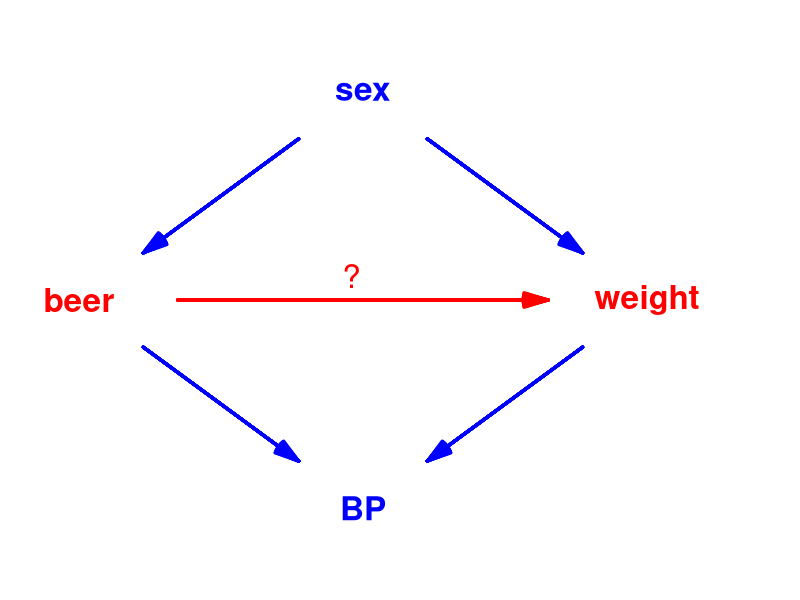

The R source for this figure:
### R code from vignette source '/home/runner/work/SPE/SPE/build/causal-s.rnw'

###################################################
### code chunk number 1: causgraph1
###################################################
library(Epi)
par( mar=c(0,0,0,0), cex=2)
plot( NA, bty="n",xlim= c(40,100), ylim=c(0,80), xaxt="n", yaxt="n",
 xlab="", ylab="" ) # create an empty plot with coordinates
b<-0; w=12
bb  <- tbox( "beer", 44, 40, w,w, col.txt="red" ,col.border=b)
ww  <- tbox( "weight", 90, 40, w,w, col.txt="red" ,col.border=b)
ss  <- tbox( "sex", 67, 70, w,w, col.txt="blue" ,col.border=b)
bp  <- tbox( "BP", 67, 10, w,w, col.txt="blue" ,col.border=b)
text( boxarr( bb, ww , col="red", lwd=3 ,gap= 4), "?", col="red", adj=c(0,-0.5) )
boxarr( bb, bp , col="blue", lwd=3 )
boxarr( ww, bp , col="blue", lwd=3 )
boxarr( ss, bb , col="blue", lwd=3 )
boxarr( ss, ww , col="blue", lwd=3 )


###################################################
### code chunk number 2: beerdata_1
###################################################
set.seed(02062017)
bdat= data.frame(sex = c(rep(0,500),rep(1,500))  )
                   # a data frame with 500 females, 500 males
bdat$beer <- rbinom(1000,1,0.2+0.5*bdat$sex)
bdat$weight <- 60 + 10*bdat$sex + rnorm(1000,0,7)
bdat$bp <- 110 + 0.5*bdat$weight + 10*bdat$beer + rnorm(1000,0,10)


###################################################
### code chunk number 3: beermodels_1
###################################################
library( Epi )
m1a<-lm(weight~beer, data=bdat)
m2a<-lm(weight~beer+sex, data=bdat)
m3a<-lm(weight~beer+sex+bp, data=bdat)
ci.lin(m1a)
ci.lin(m2a)
ci.lin(m3a)


###################################################
### code chunk number 4: beerdata_2
###################################################
bdat$weight <- 60 + 10*bdat$sex + 2*bdat$beer + rnorm(1000,0,7)


###################################################
### code chunk number 5: beermodels_2b
###################################################
bdat$bp <- 110 +0.5*bdat$weight  + 10*bdat$beer+ rnorm(1000,0,10)  #
m1b<-lm(weight~beer,data=bdat)
m2b<-lm(weight~beer+sex,data=bdat)
m3b<-lm(weight~beer+sex+bp,data=bdat)
ci.lin(m1b)
ci.lin(m2b)    # the correct model
ci.lin(m3b)


###################################################
### code chunk number 6: bpmodel
###################################################
m1bp<-lm(bp~beer,data=bdat)
m2bp<-lm(bp~beer+weight,data=bdat)
m3bp<-lm(bp~beer+weight+sex,data=bdat)
ci.lin(m1bp)
ci.lin(m2bp)    # the correct model
ci.lin(m3bp)    # also correct!


###################################################
### code chunk number 7: mrdat1
###################################################
 n <- 10000
 mrdat <- data.frame(G = rbinom(n,2,0.2))
 table(mrdat$G)


###################################################
### code chunk number 8: mrdat2
###################################################
mrdat$U <- rnorm(n)


###################################################
### code chunk number 9: mrdat3
###################################################
mrdat$BMI <- with(mrdat, 25 + 0.7*G + 2*U + rnorm(n) )


###################################################
### code chunk number 10: mrdat4
###################################################
mrdat$Y <- with(mrdat, 3 + 0.1*BMI - 1.5*U + rnorm(n,0,0.5) )


###################################################
### code chunk number 11: mrmod1
###################################################
mxy<-lm(Y ~ BMI, data=mrdat)
ci.lin(mxy)


###################################################
### code chunk number 12: mrmod2
###################################################
mxyg<-lm(Y ~ G + BMI, data=mrdat)
ci.lin(mxyg)


###################################################
### code chunk number 13: mrmod3
###################################################
mgx<-lm(BMI ~ G, data=mrdat)
ci.lin(mgx)  # check the instrument effect
bgx<-mgx$coef[2]   # save the 2nd coefficient (coef of G) 
mgy<-lm(Y ~ G, data=mrdat)
ci.lin(mgy)
bgy<-mgy$coef[2]
causeff <- bgy/bgx
causeff    # closer to 0.1?


###################################################
### code chunk number 14: mrsim
###################################################
n <- 10000
# initializing simulations:
# 30 simulations (change it, if you want more):
nsim<-30       
mr<-rep(NA,nsim)   # empty vector for the outcome parameters
for (i in 1:nsim) { # start the loop
### Exactly the same commands as before:
mrdat <- data.frame(G = rbinom(n,2,0.2))
mrdat$U <- rnorm(n)
mrdat$BMI <- with(mrdat, 25 + 0.7*G + 2*U + rnorm(n) )
mrdat$Y <- with(mrdat, 3 + 0.1*BMI - 1.5*U + rnorm(n,0,0.5) )
mgx<-lm(BMI ~ G, data=mrdat)
bgx<-mgx$coef[2]
mgy<-lm(Y ~ G, data=mrdat)
bgy<-mgy$coef[2]
# Save the i'th parameter estimate:
mr[i]<-bgy/bgx
}   # end the loop


###################################################
### code chunk number 15: mrsim2
###################################################
summary(mr)    


###################################################
### code chunk number 16: mrsim3
###################################################
mrdat$Y <- with(mrdat, 3 + 0.1*BMI - 1.5*U + 0.05*G + rnorm(n,0,0.5) )


###################################################
### code chunk number 17: tsls
###################################################
library(sem)
summary(tsls(Y ~ BMI, ~G, data=mrdat))
